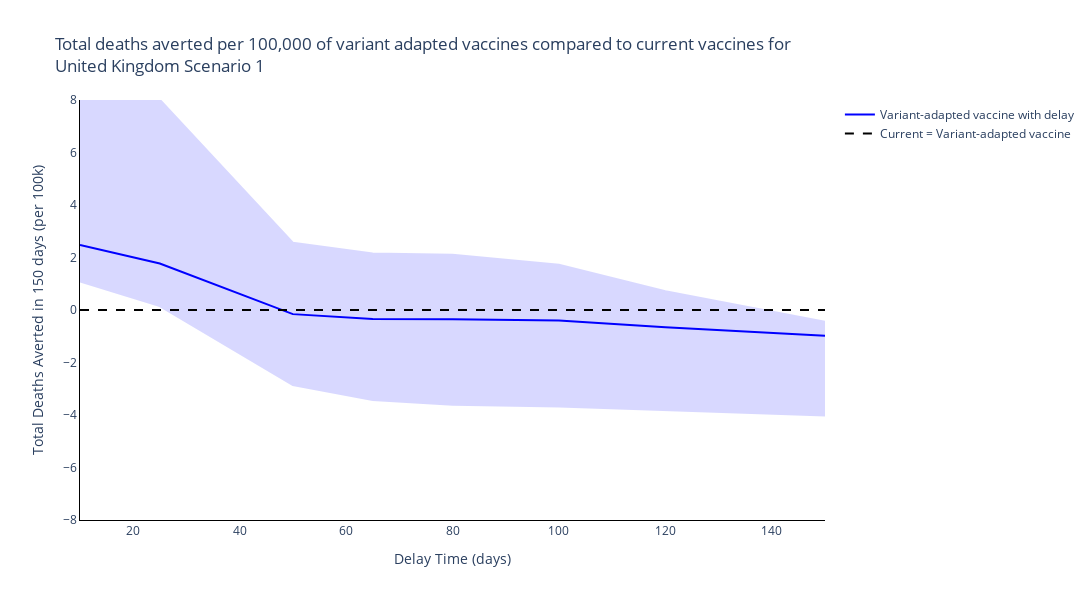
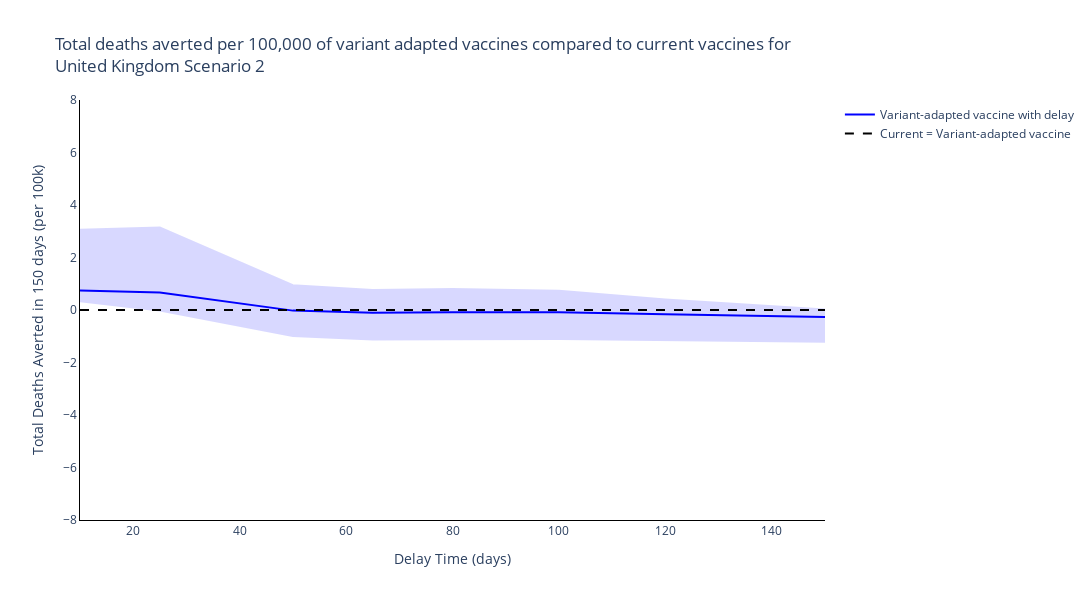
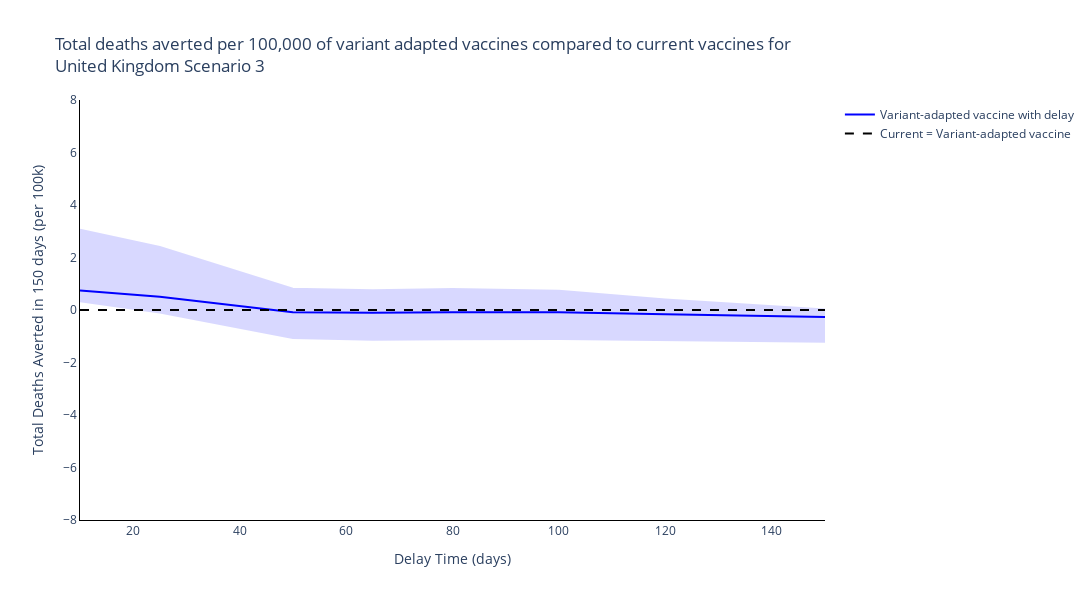
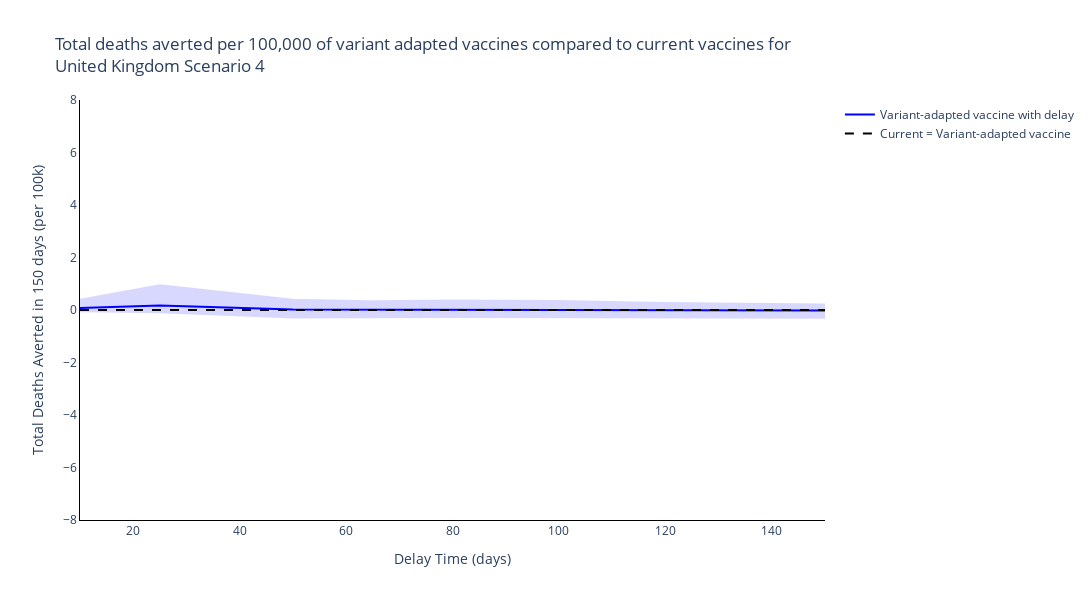

Here is the notebook cell these charts were saved with, in order:
### Markdown cell above
## Summary Figures
### Time of switch from current to variant adapted vaccines

### Code cell
new_scenario_names = ['Scenario {}'.format(s+1) for s, scenario in enumerate(scenario_names[:-1])] + [scenario_names[-1]]

# Plot for each region
for r, reg in enumerate(regions):
    # Plot for each boosting scenario
    for s, scenario in enumerate(new_scenario_names):
        fig = go.Figure()
        fig.add_trace(
            go.Scatter(
                y=[np.sum(delayed_total_deaths_averted_mean[r][dt, s, :]) for dt, delay_time in enumerate(delay_times)],
                x=delay_times,
                mode='lines',
                name='Variant-adapted vaccine with delay',
                line=dict(
                    color=colours[r]),
            )
        )

        fig.add_trace(
            go.Scatter(
                y=[np.sum(delayed_total_deaths_averted_upper[r][dt, s, :]) for dt, delay_time in enumerate(delay_times)] + [np.sum(delayed_total_deaths_averted_lower[r][dt, s, :]) for dt, delay_time in enumerate(delay_times)][::-1],
                x=delay_times + delay_times[::-1],
                mode='lines',
                name='Variant-adapted vaccine with delay',
                fill='toself',
                fillcolor=colours[r],
                line_color=colours[r],
                opacity=0.15,
                showlegend=False
            )
        )

        fig.add_trace(
            go.Scatter(
                y=[0] * len(delay_times),
                x=delay_times,
                mode='lines',
                name='Current = Variant-adapted vaccine',
                line=dict(
                    color='black',
                    dash='dash')
            )
        )

        # Add axis labels
        fig.update_layout(
            boxmode='group',
            title='Total deaths averted per 100,000 of variant adapted vaccines compared to current vaccines for <br>{} {}'.format(reg, scenario),
            width=1100,
            height=600,
            plot_bgcolor='white',
            xaxis=dict(
                linecolor='black',
                title='Delay Time (days)'
                ),
            yaxis=dict(
                linecolor='black',
                title='Total Deaths Averted in 150 days (per 100k)',
                range=[-8, 8]),
            hovermode='x unified'
            )

        fig.write_image('images/report5_time_switch_vaccine_type/Time of switch from current to variant adapted vaccines {} {}.pdf'.format(reg, scenario))
        fig.show()

### Figure 1 — Plotly figure (JSON) as saved in the notebook; plotly's stock layout.template omitted (floating-point values rounded to 4 significant figures)
{"data": [{"line": {"color": "blue"}, "mode": "lines", "name": "Variant-adapted vaccine with delay", "type": "scatter", "x": [10, 25, 50, 65, 80, 100, 120, 150], "y": [2.479, 1.771, -0.1573, -0.3463, -0.3489, -0.4033, -0.6548, -0.9823]}, {"fill": "toself", "fillcolor": "blue", "line": {"color": "blue"}, "mode": "lines", "name": "Variant-adapted vaccine with delay", "opacity": 0.15, "showlegend": false, "type": "scatter", "x": [10, 25, 50, 65, 80, 100, 120, 150, 150, 120, 100, 80, 65, 50, 25, 10], "y": [10.37, 8.011, 2.563, 2.148, 2.104, 1.722, 0.7111, -0.4493, -4.019, -3.803, -3.672, -3.605, -3.429, -2.862, 0.1491, 1.091]}, {"line": {"color": "black", "dash": "dash"}, "mode": "lines", "name": "Current = Variant-adapted vaccine", "type": "scatter", "x": [10, 25, 50, 65, 80, 100, 120, 150], "y": [0, 0, 0, 0, 0, 0, 0, 0]}], "layout": {"boxmode": "group", "height": 600, "hovermode": "x unified", "plot_bgcolor": "white", "title": {"text": "Total deaths averted per 100,000 of variant adapted vaccines compared to current vaccines for <br>United Kingdom Scenario 1"}, "width": 1100, "xaxis": {"linecolor": "black", "title": {"text": "Delay Time (days)"}}, "yaxis": {"linecolor": "black", "range": [-8, 8], "title": {"text": "Total Deaths Averted in 150 days (per 100k)"}}}}

### Figure 2 — Plotly figure (JSON) as saved in the notebook; plotly's stock layout.template omitted (floating-point values rounded to 4 significant figures)
{"data": [{"line": {"color": "blue"}, "mode": "lines", "name": "Variant-adapted vaccine with delay", "type": "scatter", "x": [10, 25, 50, 65, 80, 100, 120, 150], "y": [0.7404, 0.67, -0.02349, -0.101, -0.08412, -0.08487, -0.1614, -0.2671]}, {"fill": "toself", "fillcolor": "blue", "line": {"color": "blue"}, "mode": "lines", "name": "Variant-adapted vaccine with delay", "opacity": 0.15, "showlegend": false, "type": "scatter", "x": [10, 25, 50, 65, 80, 100, 120, 150, 150, 120, 100, 80, 65, 50, 25, 10], "y": [3.055, 3.146, 0.945, 0.7609, 0.8031, 0.7344, 0.4012, 0.01618, -1.206, -1.138, -1.107, -1.116, -1.122, -0.9948, -0.01836, 0.3339]}, {"line": {"color": "black", "dash": "dash"}, "mode": "lines", "name": "Current = Variant-adapted vaccine", "type": "scatter", "x": [10, 25, 50, 65, 80, 100, 120, 150], "y": [0, 0, 0, 0, 0, 0, 0, 0]}], "layout": {"boxmode": "group", "height": 600, "hovermode": "x unified", "plot_bgcolor": "white", "title": {"text": "Total deaths averted per 100,000 of variant adapted vaccines compared to current vaccines for <br>United Kingdom Scenario 2"}, "width": 1100, "xaxis": {"linecolor": "black", "title": {"text": "Delay Time (days)"}}, "yaxis": {"linecolor": "black", "range": [-8, 8], "title": {"text": "Total Deaths Averted in 150 days (per 100k)"}}}}

### Figure 3 — Plotly figure (JSON) as saved in the notebook; plotly's stock layout.template omitted (floating-point values rounded to 4 significant figures)
{"data": [{"line": {"color": "blue"}, "mode": "lines", "name": "Variant-adapted vaccine with delay", "type": "scatter", "x": [10, 25, 50, 65, 80, 100, 120, 150], "y": [0.7404, 0.5061, -0.08732, -0.1056, -0.08412, -0.08487, -0.1614, -0.2671]}, {"fill": "toself", "fillcolor": "blue", "line": {"color": "blue"}, "mode": "lines", "name": "Variant-adapted vaccine with delay", "opacity": 0.15, "showlegend": false, "type": "scatter", "x": [10, 25, 50, 65, 80, 100, 120, 150, 150, 120, 100, 80, 65, 50, 25, 10], "y": [3.055, 2.405, 0.8081, 0.7568, 0.8031, 0.7344, 0.4012, 0.01618, -1.206, -1.138, -1.107, -1.116, -1.133, -1.066, -0.09799, 0.3339]}, {"line": {"color": "black", "dash": "dash"}, "mode": "lines", "name": "Current = Variant-adapted vaccine", "type": "scatter", "x": [10, 25, 50, 65, 80, 100, 120, 150], "y": [0, 0, 0, 0, 0, 0, 0, 0]}], "layout": {"boxmode": "group", "height": 600, "hovermode": "x unified", "plot_bgcolor": "white", "title": {"text": "Total deaths averted per 100,000 of variant adapted vaccines compared to current vaccines for <br>United Kingdom Scenario 3"}, "width": 1100, "xaxis": {"linecolor": "black", "title": {"text": "Delay Time (days)"}}, "yaxis": {"linecolor": "black", "range": [-8, 8], "title": {"text": "Total Deaths Averted in 150 days (per 100k)"}}}}

### Figure 4 — Plotly figure (JSON) as saved in the notebook; plotly's stock layout.template omitted (floating-point values rounded to 4 significant figures)
{"data": [{"line": {"color": "blue"}, "mode": "lines", "name": "Variant-adapted vaccine with delay", "type": "scatter", "x": [10, 25, 50, 65, 80, 100, 120, 150], "y": [0.07987, 0.1732, 0.01701, 0.00705, 0.01244, 0.01111, -0.006395, -0.02377]}, {"fill": "toself", "fillcolor": "blue", "line": {"color": "blue"}, "mode": "lines", "name": "Variant-adapted vaccine with delay", "opacity": 0.15, "showlegend": false, "type": "scatter", "x": [10, 25, 50, 65, 80, 100, 120, 150, 150, 120, 100, 80, 65, 50, 25, 10], "y": [0.3868, 0.9411, 0.3916, 0.3361, 0.3633, 0.3472, 0.2662, 0.2119, -0.2981, -0.2738, -0.2638, -0.2668, -0.2784, -0.2868, -0.08507, -0.043]}, {"line": {"color": "black", "dash": "dash"}, "mode": "lines", "name": "Current = Variant-adapted vaccine", "type": "scatter", "x": [10, 25, 50, 65, 80, 100, 120, 150], "y": [0, 0, 0, 0, 0, 0, 0, 0]}], "layout": {"boxmode": "group", "height": 600, "hovermode": "x unified", "plot_bgcolor": "white", "title": {"text": "Total deaths averted per 100,000 of variant adapted vaccines compared to current vaccines for <br>United Kingdom Scenario 4"}, "width": 1100, "xaxis": {"linecolor": "black", "title": {"text": "Delay Time (days)"}}, "yaxis": {"linecolor": "black", "range": [-8, 8], "title": {"text": "Total Deaths Averted in 150 days (per 100k)"}}}}
